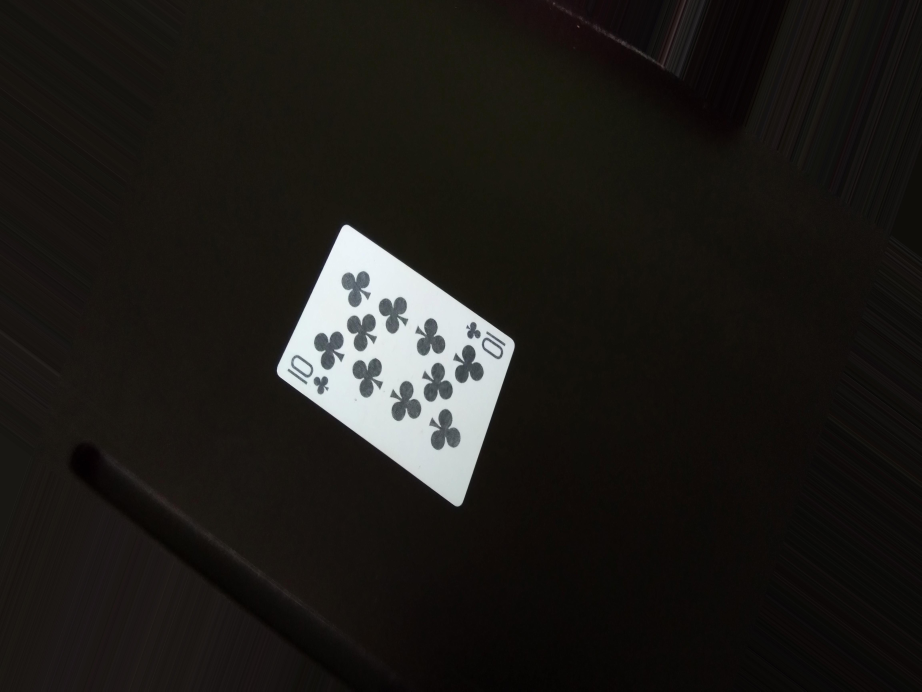
#> input picture Data/Images/Images/10C13.jpg, 4608 x 3456 px (shown at 1/5 size)
$ python -i poker_board.py   (imports and definitions only)
#> lines starting #> are read from the running program, lines starting #| are printed output that depends on the picture; after the words box and inside, x2 and y2 are one past the last pixel; in counts of white or black regions, pixels touching at a corner belong together
#> further down, picture is the input picture: shape (3456, 4608, 3); mean B, G, R 24.4, 27.7, 29.9
"""
Poker board analyzer: detect and identify all cards in a single scene image.

Finds every card-shaped contour, straightens each one, extracts the corner
overlay, and matches it against the 52-card template database.  Then clusters
the identified cards into community cards (center of table) and player hands
(edges).

Usage:
    from poker_board import PokerBoard

    board = PokerBoard()
    result = board.analyze("poker_table.jpg")

    for card in result["community_cards"]:
        print(card.label, card.confidence)

    for i, hand in enumerate(result["player_hands"]):
        print(f"Player {i+1}:", [c.label for c in hand])

    # Save annotated image:
    cv2.imwrite("annotated.jpg", result["annotated_image"])
"""
import os
import sys
import cv2
import numpy as np
from dataclasses import dataclass, field

sys.path.insert(0, os.path.dirname(os.path.abspath(__file__)))
from detect_card import straighten_card_perspective
from card_matcher import CardMatcher

TARGET_W, TARGET_H = 64, 96  # must match detect_card.py


# ---------------------------------------------------------------------------
# Data model
# ---------------------------------------------------------------------------

@dataclass
class DetectedCard:
    label: str
    confidence: float
    bbox: tuple[int, int, int, int]   # (x, y, w, h) in original image coords
    center: tuple[int, int]            # (cx, cy)
    warped: np.ndarray = field(repr=False)   # straightened BGR crop


# ---------------------------------------------------------------------------
# Low-level helpers
# ---------------------------------------------------------------------------

# [14 lines left out: function _extract_overlay, not called in this run]


def _find_card_contours(
    image: np.ndarray,
    min_card_fraction: float = 0.003,
    max_card_fraction: float = 0.50,
) -> list:
    """
    Find all card-shaped contours in image.

    Cards are identified as large, roughly rectangular contours with an
    aspect ratio consistent with a playing card (0.4 – 2.0 to allow for
    partial occlusion and tilted cards).
    """
#> called with min_card_fraction = 0.003, max_card_fraction = 0.5
    img_area = image.shape[0] * image.shape[1]
    min_area = img_area * min_card_fraction
    max_area = img_area * max_card_fraction

    blur = cv2.GaussianBlur(image, (5, 5), 0)
    edges = cv2.Canny(blur, 30, 100)
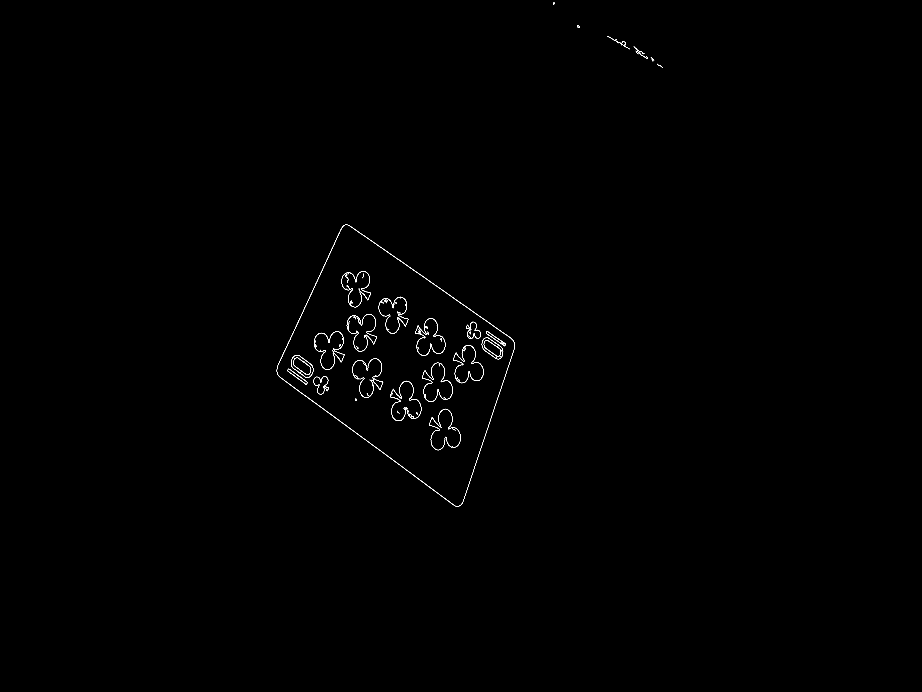
#> edges: shape (3456, 4608) (shown at 1/5 size); 0.12% white in thin lines or dots, all inside (x1, y1, x2, y2) = (1384, 12, 3313, 2533)
    kernel = cv2.getStructuringElement(cv2.MORPH_RECT, (5, 5))
    edges = cv2.dilate(edges, kernel, iterations=2)
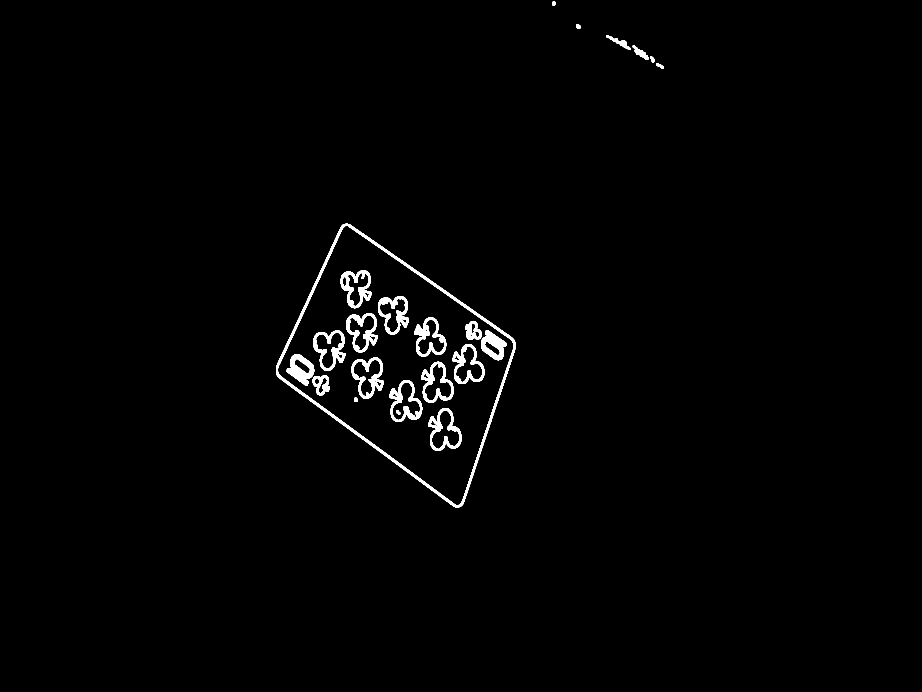
#> edges: shape (3456, 4608) (shown at 1/5 size); 1.1% white; 24 white regions, largest, box (x1, y1, x2, y2) and area: (1380, 1119, 2578, 2537) 46414, (1703, 1352, 1858, 1541) 10712, (1946, 1900, 2111, 2109) 10526
    edges = cv2.erode(edges, kernel, iterations=1)
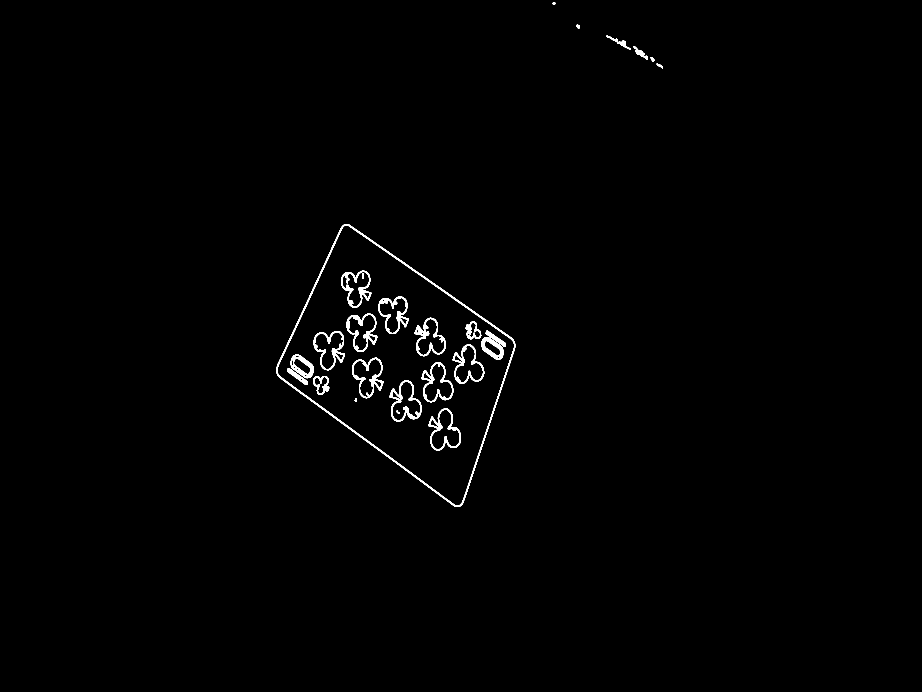
#> edges: shape (3456, 4608) (shown at 1/5 size); 0.69% white; 26 white regions

    contours, _ = cv2.findContours(edges, cv2.RETR_EXTERNAL, cv2.CHAIN_APPROX_SIMPLE)
#> contours = 7 contours; box (x1, y1, x2, y2) and area: (1382, 1121, 2576, 2535) 925698, (3033, 178, 3152, 248) 1303, (3166, 230, 3240, 297) 1241, (3284, 317, 3315, 342) 234, (3252, 286, 3273, 309) 210, (2883, 124, 2900, 142) 208, (2764, 10, 2777, 25) 133

    candidates = []
    for c in contours:
        area = cv2.contourArea(c)
        if not (min_area <= area <= max_area):
            continue
        x, y, cw, ch = cv2.boundingRect(c)
        aspect = cw / max(ch, 1)
        if 0.4 <= aspect <= 2.0:
            candidates.append(c)
#> this loop made 7 passes
#> area on passes 2 to 7: 234, 210.5, 1241, 1303, 208.5, 133
#> after the loop, candidates = 1 contour; box (x1, y1, x2, y2) and area: (1382, 1121, 2576, 2535) 925698

    # Largest first
    candidates.sort(key=cv2.contourArea, reverse=True)
    return candidates


# [29 lines left out: functions _iou, _nms, not called in this run]


# ---------------------------------------------------------------------------
# Main class
# ---------------------------------------------------------------------------

class PokerBoard:
    """
    Detect and identify all playing cards in a poker table scene.

    Parameters
    ----------
    templates_dir : optional path to card template directory.
                    Defaults to Data/templates/card_overlays/.
    min_confidence : float
        Cards with NCC score below this threshold are discarded.
    """

    # [126 lines left out: functions __init__, detect_cards, _split_community_players, _group_hands, not called in this run]

    # ------------------------------------------------------------------
    # Annotation rendering
    # ------------------------------------------------------------------

    _COMMUNITY_COLOR = (50, 220, 50)
    _PLAYER_COLORS = [
        (255, 100, 30),
        (30, 100, 255),
        (30, 230, 220),
        (220, 30, 220),
        (220, 180, 30),
        (30, 180, 220),
    ]

    # [77 lines left out: functions _draw, analyze, not called in this run]

>>> import cv2
>>> picture = cv2.imread('../Data/Images/Images/10C13.jpg')
>>> result = _find_card_contours(picture)
#> result has the same summary as candidates in _find_card_contours

$ run again, on Data/Images/Images/10C20.jpg
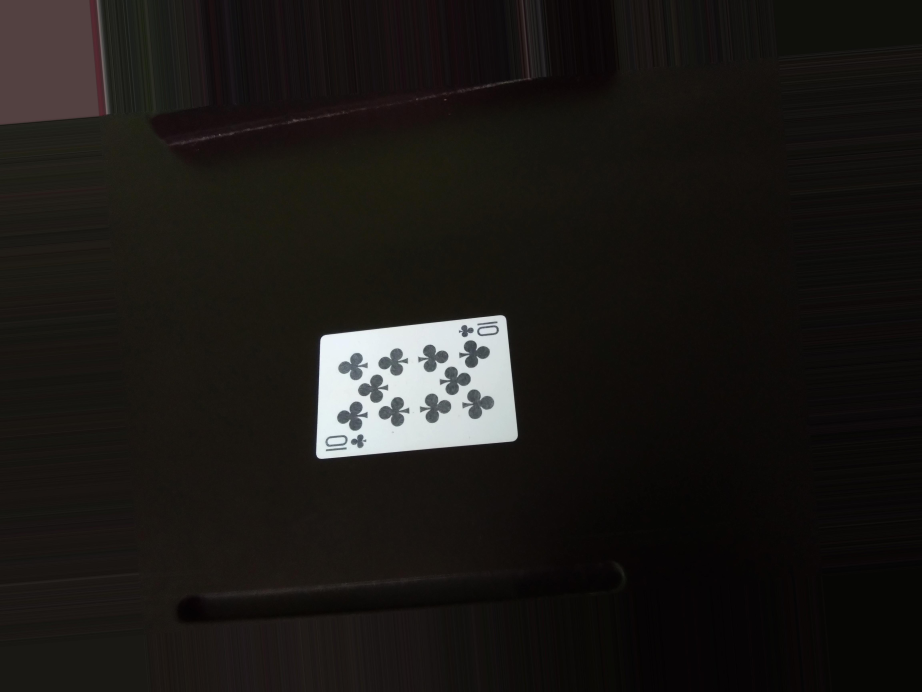
#> input picture Data/Images/Images/10C20.jpg, 4608 x 3456 px (shown at 1/5 size)
#> picture is the input picture: shape (3456, 4608, 3); mean B, G, R 22.3, 25.2, 27.7
#> in _find_card_contours, `edges = cv2.Canny(blur, 30, 100)`:
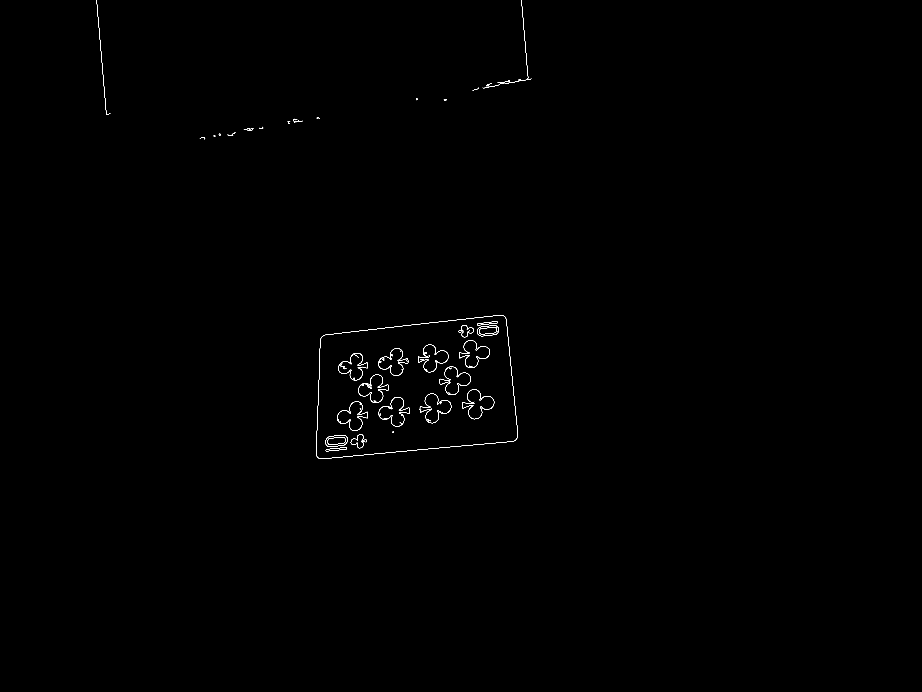
#> edges: shape (3456, 4608) (shown at 1/5 size); 0.1% white in thin lines or dots, all inside (x1, y1, x2, y2) = (483, 0, 2657, 2295)
#> in _find_card_contours, `edges = cv2.erode(edges, kernel, iterations=1)`:
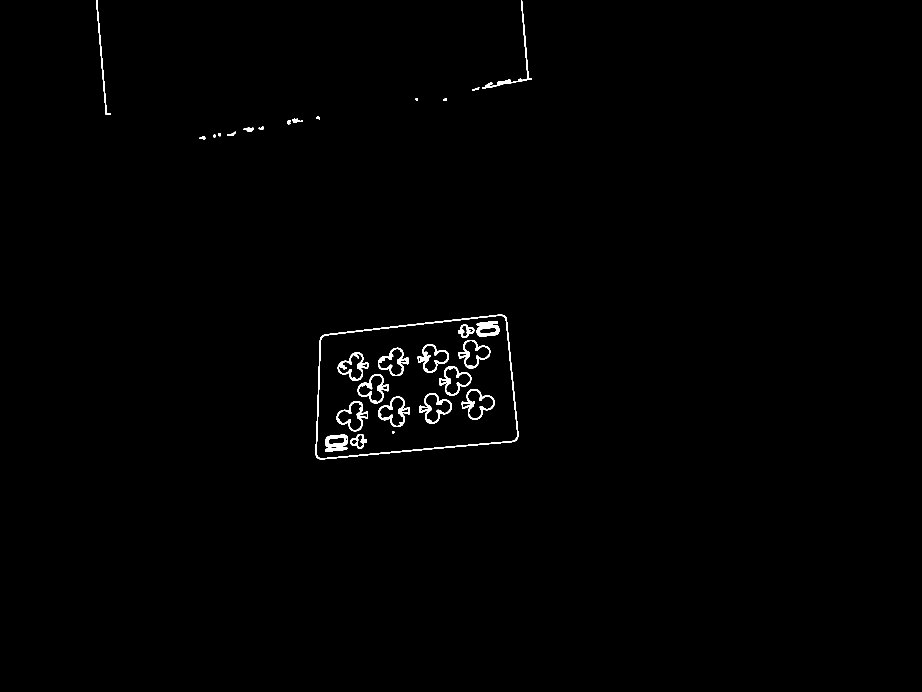
#> edges: shape (3456, 4608) (shown at 1/5 size); 0.56% white; 31 white regions
#> contours = 15 contours; largest, box (x1, y1, x2, y2) and area: (1578, 1574, 2592, 2297) 615054, (2412, 0, 2659, 444) 3976, (481, 0, 554, 575) 2596, (1217, 639, 1270, 657) 562, (1463, 592, 1515, 615) 555
#> the loop in _find_card_contours, `for c in contours:` made 15 passes
#> area on passes 2 to 9: 218.5, 110, 136, 301.5, 561.5, 189, 195.5, 555
#> after the loop in _find_card_contours, `for c in contours:`: candidates = 1 contour; box (x1, y1, x2, y2) and area: (1578, 1574, 2592, 2297) 615054
#> result has the same summary as candidates in _find_card_contours

$ run again, on Data/Images/Images/2C4.jpg
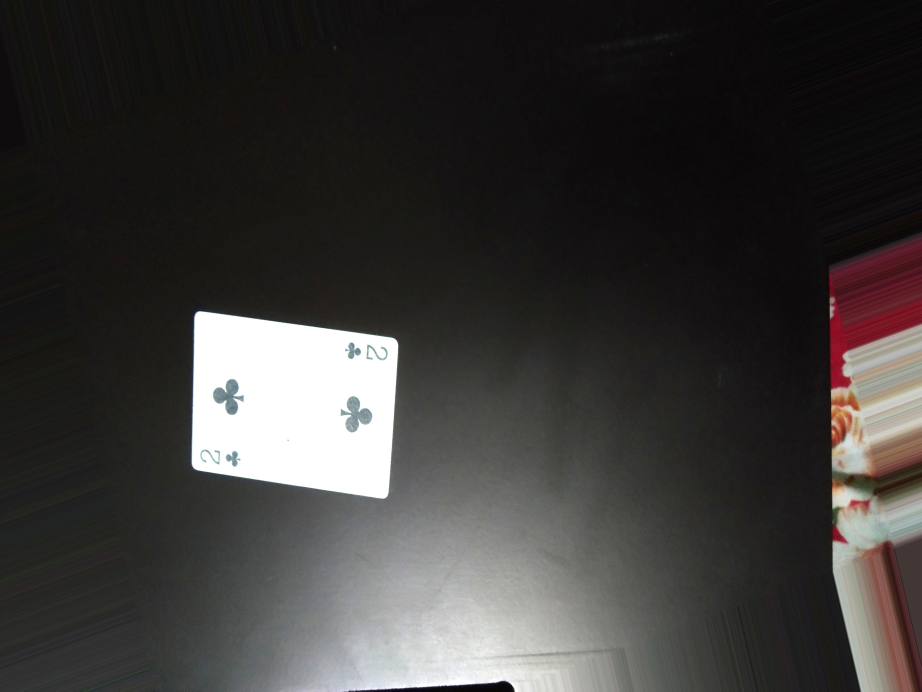
#> input picture Data/Images/Images/2C4.jpg, 4608 x 3456 px (shown at 1/5 size)
#> picture is the input picture: shape (3456, 4608, 3); mean B, G, R 56.5, 58.2, 60.3
#> in _find_card_contours, `edges = cv2.Canny(blur, 30, 100)`:
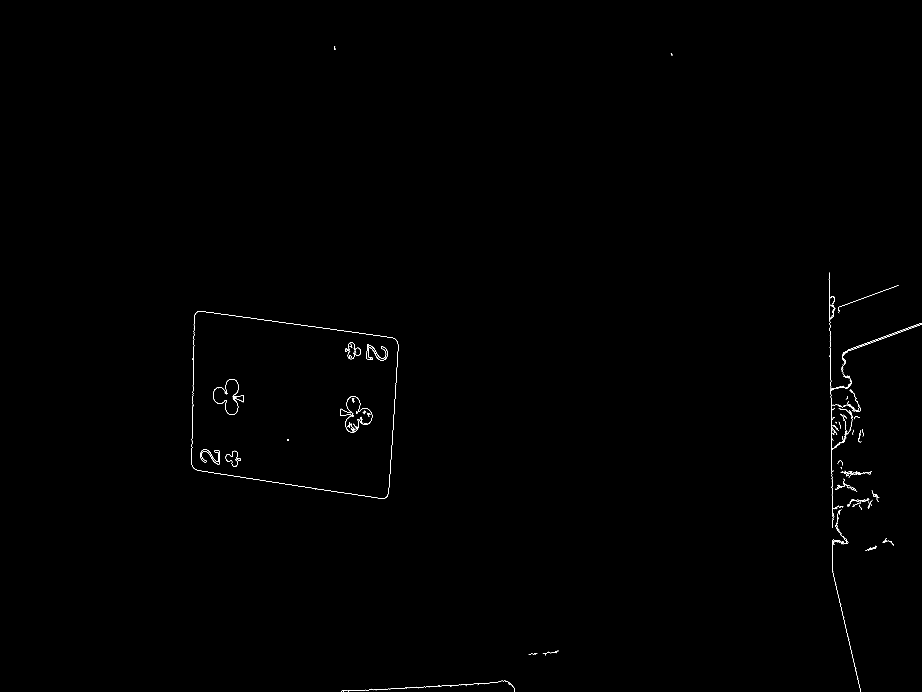
#> edges: shape (3456, 4608) (shown at 1/5 size); 0.11% white in thin lines or dots, all inside (x1, y1, x2, y2) = (955, 233, 4608, 3456)
#> in _find_card_contours, `edges = cv2.erode(edges, kernel, iterations=1)`:
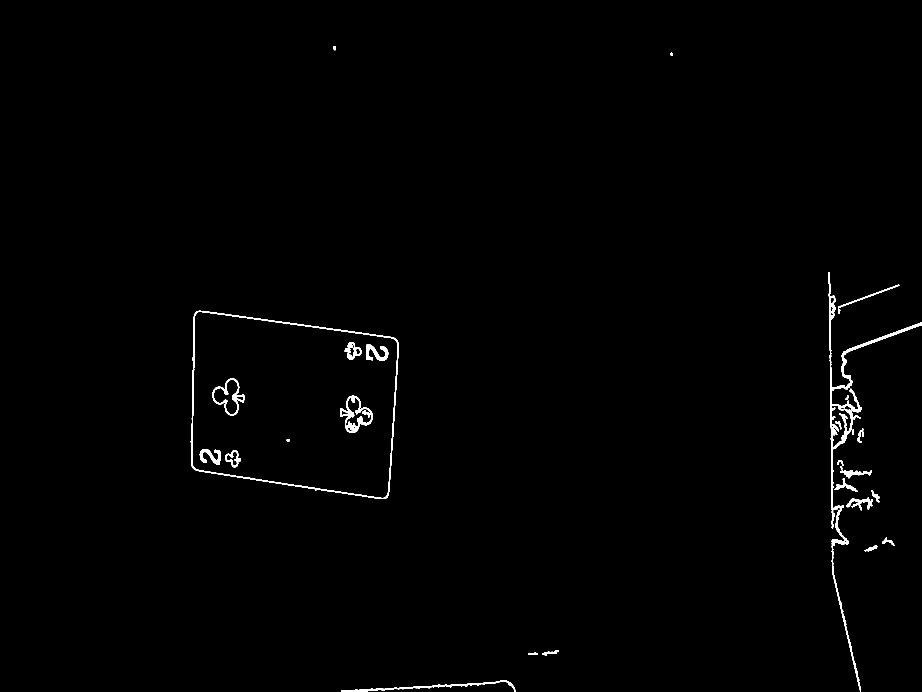
#> edges: shape (3456, 4608) (shown at 1/5 size); 0.64% white; 28 white regions
#> contours = 19 contours; largest, box (x1, y1, x2, y2) and area: (953, 1554, 1994, 2495) 815634, (4142, 1360, 4608, 3456) 43369, (1706, 3402, 2577, 3456) 5110, (4233, 2488, 4363, 2551) 2470, (4202, 2352, 4360, 2391) 2256
#> the loop in _find_card_contours, `for c in contours:` made 19 passes
#> area on passes 1 to 8: 5109.5, 297, 615, 668.5, 624.5, 2469.5, 676.5, 1668.5
#> after the loop in _find_card_contours, `for c in contours:`: candidates = 1 contour; box (x1, y1, x2, y2) and area: (953, 1554, 1994, 2495) 815634
#> result has the same summary as candidates in _find_card_contours
